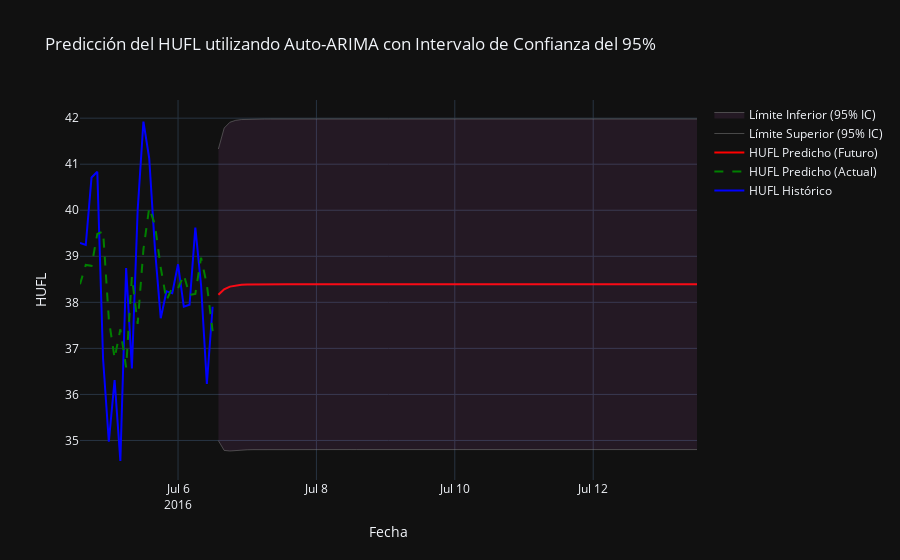

Notebook code cell kept with this figure:
### Code cell
import numpy as np
import pandas as pd
import plotly.graph_objects as go
from pmdarima import auto_arima  # Importamos auto_arima
from statsmodels.tsa.stattools import adfuller
from sklearn.metrics import mean_squared_error
from math import sqrt
import warnings
warnings.filterwarnings("ignore")
from datetime import datetime, timedelta

# Cargar datos
data = pd.read_csv("https://huggingface.co/datasets/pkr7098/time-series-forecasting-datasets/resolve/main/ETTh2.csv")
data['date'] = pd.to_datetime(data['date'])
data = data.head(168)
data.set_index('date', inplace=True)
data_2h = data.resample('2H').mean()
hull_data = data_2h[['HUFL']].dropna()  # Usamos HUFL como en el código anterior

# Split the data into training and test sets (80% train, 20% test)
total_rows = len(hull_data)
train_size = int(total_rows * 0.8)
test_size = total_rows - train_size
train = hull_data['HUFL'][:train_size]
test = hull_data['HUFL'][train_size:]

# Stationarity Testing (Dickey-Fuller)
def dickey_fuller_test(series, column_name):
    print(f'Resultados de la prueba de Dickey-Fuller para columna: {column_name}')
    dftest = adfuller(series, autolag='AIC')
    dfoutput = pd.Series(dftest[0:4], index=['Test Statistic', 'p-value', 'No Lags Used', 'Número de observaciones utilizadas'])
    for key, value in dftest[4].items():
        dfoutput[f'Critical Value ({key})'] = value
    print(dfoutput)
    if dftest[1] <= 0.05:
        print("Conclusión: Los datos son estacionarios")
    else:
        print("Conclusión: Los datos no son estacionarios")
    return dftest[1]

# Get p-value from test
p_value = dickey_fuller_test(train, "HUFL")

# Use the last two days (24 points at 2-hour intervals) for modeling
last_two_days = train[-24:]

# Fit auto_arima model - Optimiza automáticamente p, d, q
model = auto_arima(last_two_days, 
                   seasonal=False,  # No asumimos estacionalidad
                   start_p=0, start_q=0, max_p=5, max_q=5,  # Límites para p y q
                   d=None,  # Deja que auto_arima determine d, pero sabemos que es estacionaria
                   trace=True,  # Muestra el proceso de selección
                   error_action='ignore', 
                   suppress_warnings=True)
model_fit = model.fit(last_two_days)

# Forecast for one week (7 days = 7 * 12 = 84 data points at 2-hour intervals)
forecast_steps = 84
forecast = model.predict(n_periods=forecast_steps)

# Confidence intervals from the fitted model
forecast_obj = model_fit.predict(n_periods=forecast_steps, return_conf_int=True)
forecast, conf_int = forecast_obj[0], forecast_obj[1]
ci_lower = conf_int[:, 0]  # Límite inferior
ci_upper = conf_int[:, 1]  # Límite superior

# Create a date range for the forecast
last_date = last_two_days.index[-1]
forecast_dates = pd.date_range(start=last_date + timedelta(hours=2), periods=forecast_steps, freq='2H')

# Create a DataFrame for the forecast with confidence intervals
forecast_ci_df = pd.DataFrame({
    'HUFL_Predicho': forecast,
    'CI_Lower': ci_lower,
    'CI_Upper': ci_upper
}, index=forecast_dates)

# Combine historical and forecast data
historical_pred_df = pd.DataFrame({
    'HUFL_Historico': last_two_days,
    'HUFL_Predicho': model.predict_in_sample()  # Predicciones en la muestra
})

combined_df = pd.concat([historical_pred_df, forecast_ci_df], axis=0)

# Visualize the results
fig = go.Figure()

# Add historical values
fig.add_trace(go.Scatter(
    x=combined_df.index,
    y=combined_df['HUFL_Historico'],
    mode='lines',
    name='HUFL Histórico',
    line=dict(color='blue')
))

# Add predicted values for historical data
fig.add_trace(go.Scatter(
    x=combined_df.index[:len(last_two_days)],
    y=combined_df['HUFL_Predicho'][:len(last_two_days)],
    mode='lines',
    name='HUFL Predicho (Actual)',
    line=dict(color='green', dash='dash')
))

# Add future forecast
fig.add_trace(go.Scatter(
    x=forecast_ci_df.index,
    y=forecast_ci_df['HUFL_Predicho'],
    mode='lines',
    name='HUFL Predicho (Futuro)',
    line=dict(color='red')
))

# Add 95% confidence interval
fig.add_trace(go.Scatter(
    x=forecast_ci_df.index,
    y=forecast_ci_df['CI_Upper'],
    mode='lines',
    name='Límite Superior (95% IC)',
    line=dict(color='gray', width=0.5)
))

fig.add_trace(go.Scatter(
    x=forecast_ci_df.index,
    y=forecast_ci_df['CI_Lower'],
    mode='lines',
    name='Límite Inferior (95% IC)',
    line=dict(color='gray', width=0.5),
    fill='tonexty',
    fillcolor='rgba(200, 100, 200, 0.1)'
))

# Customize the plot
fig.update_layout(
    title='Predicción del HUFL utilizando Auto-ARIMA con Intervalo de Confianza del 95%',
    xaxis_title='Fecha',
    yaxis_title='HUFL',
    hovermode='x unified',
    template="plotly_dark",
    showlegend=True
)

# Show the plot
fig.show()

# Calculate error metrics on the test set
pred_test = model.predict(n_periods=len(test))
rmse = sqrt(mean_squared_error(test, pred_test))
mae = np.mean(np.abs(test - pred_test))
print(f"RMSE on test set: {rmse}")
print(f"MAE on test set: {mae}")

# Naive forecast: Use the last value of the training set for all test predictions
naive_forecast = np.full_like(test, test.iloc[0])

# Calculate error metrics for the naive forecast
rmse_naive = sqrt(mean_squared_error(test, naive_forecast))
mae_naive = np.mean(np.abs(test - naive_forecast))

print(f"Naive Forecast RMSE: {rmse_naive}")
print(f"Naive Forecast MAE: {mae_naive}")

# Print maximum and minimum of the series
print(f"Máximo: {hull_data['HUFL'].max()}")
print(f"Mínimo: {hull_data['HUFL'].min()}")

# Mostrar el orden seleccionado por auto_arima
print(f"Orden ARIMA seleccionado: {model.order}")

### Figure 1 — Plotly figure (JSON) as saved in the notebook; plotly's stock layout.template omitted (floating-point values rounded to 4 significant figures)
{"data": [{"line": {"color": "blue"}, "mode": "lines", "name": "HUFL Histórico", "type": "scatter", "x": ["2016-07-04T14:00:00", "2016-07-04T16:00:00", "2016-07-04T18:00:00", "2016-07-04T20:00:00", "2016-07-04T22:00:00", "2016-07-05T00:00:00", "2016-07-05T02:00:00", "2016-07-05T04:00:00", "2016-07-05T06:00:00", "2016-07-05T08:00:00", "2016-07-05T10:00:00", "2016-07-05T12:00:00", "2016-07-05T14:00:00", "2016-07-05T16:00:00", "2016-07-05T18:00:00", "2016-07-05T20:00:00", "2016-07-05T22:00:00", "2016-07-06T00:00:00", "2016-07-06T02:00:00", "2016-07-06T04:00:00", "2016-07-06T06:00:00", "2016-07-06T08:00:00", "2016-07-06T10:00:00", "2016-07-06T12:00:00", "2016-07-06T14:00:00", "2016-07-06T16:00:00", "2016-07-06T18:00:00", "2016-07-06T20:00:00", "2016-07-06T22:00:00", "2016-07-07T00:00:00", "2016-07-07T02:00:00", "2016-07-07T04:00:00", "2016-07-07T06:00:00", "2016-07-07T08:00:00", "2016-07-07T10:00:00", "2016-07-07T12:00:00", "2016-07-07T14:00:00", "2016-07-07T16:00:00", "2016-07-07T18:00:00", "2016-07-07T20:00:00", "2016-07-07T22:00:00", "2016-07-08T00:00:00", "2016-07-08T02:00:00", "2016-07-08T04:00:00", "2016-07-08T06:00:00", "2016-07-08T08:00:00", "2016-07-08T10:00:00", "2016-07-08T12:00:00", "2016-07-08T14:00:00", "2016-07-08T16:00:00", "2016-07-08T18:00:00", "2016-07-08T20:00:00", "2016-07-08T22:00:00", "2016-07-09T00:00:00", "2016-07-09T02:00:00", "2016-07-09T04:00:00", "2016-07-09T06:00:00", "2016-07-09T08:00:00", "2016-07-09T10:00:00", "2016-07-09T12:00:00", "2016-07-09T14:00:00", "2016-07-09T16:00:00", "2016-07-09T18:00:00", "2016-07-09T20:00:00", "2016-07-09T22:00:00", "2016-07-10T00:00:00", "2016-07-10T02:00:00", "2016-07-10T04:00:00", "2016-07-10T06:00:00", "2016-07-10T08:00:00", "2016-07-10T10:00:00", "2016-07-10T12:00:00", "2016-07-10T14:00:00", "2016-07-10T16:00:00", "2016-07-10T18:00:00", "2016-07-10T20:00:00", "2016-07-10T22:00:00", "2016-07-11T00:00:00", "2016-07-11T02:00:00", "2016-07-11T04:00:00", "2016-07-11T06:00:00", "2016-07-11T08:00:00", "2016-07-11T10:00:00", "2016-07-11T12:00:00", "2016-07-11T14:00:00", "2016-07-11T16:00:00", "2016-07-11T18:00:00", "2016-07-11T20:00:00", "2016-07-11T22:00:00", "2016-07-12T00:00:00", "2016-07-12T02:00:00", "2016-07-12T04:00:00", "2016-07-12T06:00:00", "2016-07-12T08:00:00", "2016-07-12T10:00:00", "2016-07-12T12:00:00", "2016-07-12T14:00:00", "2016-07-12T16:00:00", "2016-07-12T18:00:00", "2016-07-12T20:00:00", "2016-07-12T22:00:00", "2016-07-13T00:00:00", "2016-07-13T02:00:00", "2016-07-13T04:00:00", "2016-07-13T06:00:00", "2016-07-13T08:00:00", "2016-07-13T10:00:00", "2016-07-13T12:00:00"], "y": [39.29, 39.25, 40.71, 40.84, 36.77, 34.97, 36.31, 34.55, 38.74, 36.56, 40.0, 41.93, 41.13, 39.16, 37.65, 38.24, 38.2, 38.83, 37.91, 37.95, 39.62, 38.37, 36.23, 37.9, NaN, NaN, NaN, NaN, NaN, NaN, NaN, NaN, NaN, NaN, NaN, NaN, NaN, NaN, NaN, NaN, NaN, NaN, NaN, NaN, NaN, NaN, NaN, NaN, NaN, NaN, NaN, NaN, NaN, NaN, NaN, NaN, NaN, NaN, NaN, NaN, NaN, NaN, NaN, NaN, NaN, NaN, NaN, NaN, NaN, NaN, NaN, NaN, NaN, NaN, NaN, NaN, NaN, NaN, NaN, NaN, NaN, NaN, NaN, NaN, NaN, NaN, NaN, NaN, NaN, NaN, NaN, NaN, NaN, NaN, NaN, NaN, NaN, NaN, NaN, NaN, NaN, NaN, NaN, NaN, NaN, NaN, NaN, NaN]}, {"line": {"color": "green", "dash": "dash"}, "mode": "lines", "name": "HUFL Predicho (Actual)", "type": "scatter", "x": ["2016-07-04T14:00:00", "2016-07-04T16:00:00", "2016-07-04T18:00:00", "2016-07-04T20:00:00", "2016-07-04T22:00:00", "2016-07-05T00:00:00", "2016-07-05T02:00:00", "2016-07-05T04:00:00", "2016-07-05T06:00:00", "2016-07-05T08:00:00", "2016-07-05T10:00:00", "2016-07-05T12:00:00", "2016-07-05T14:00:00", "2016-07-05T16:00:00", "2016-07-05T18:00:00", "2016-07-05T20:00:00", "2016-07-05T22:00:00", "2016-07-06T00:00:00", "2016-07-06T02:00:00", "2016-07-06T04:00:00", "2016-07-06T06:00:00", "2016-07-06T08:00:00", "2016-07-06T10:00:00", "2016-07-06T12:00:00"], "y": [38.39, 38.81, 38.79, 39.48, 39.54, 37.63, 36.78, 37.41, 36.59, 38.56, 37.53, 39.15, 40.05, 39.68, 38.75, 38.05, 38.32, 38.3, 38.6, 38.16, 38.18, 38.97, 38.38, 37.37]}, {"line": {"color": "red"}, "mode": "lines", "name": "HUFL Predicho (Futuro)", "type": "scatter", "x": ["2016-07-06T14:00:00", "2016-07-06T16:00:00", "2016-07-06T18:00:00", "2016-07-06T20:00:00", "2016-07-06T22:00:00", "2016-07-07T00:00:00", "2016-07-07T02:00:00", "2016-07-07T04:00:00", "2016-07-07T06:00:00", "2016-07-07T08:00:00", "2016-07-07T10:00:00", "2016-07-07T12:00:00", "2016-07-07T14:00:00", "2016-07-07T16:00:00", "2016-07-07T18:00:00", "2016-07-07T20:00:00", "2016-07-07T22:00:00", "2016-07-08T00:00:00", "2016-07-08T02:00:00", "2016-07-08T04:00:00", "2016-07-08T06:00:00", "2016-07-08T08:00:00", "2016-07-08T10:00:00", "2016-07-08T12:00:00", "2016-07-08T14:00:00", "2016-07-08T16:00:00", "2016-07-08T18:00:00", "2016-07-08T20:00:00", "2016-07-08T22:00:00", "2016-07-09T00:00:00", "2016-07-09T02:00:00", "2016-07-09T04:00:00", "2016-07-09T06:00:00", "2016-07-09T08:00:00", "2016-07-09T10:00:00", "2016-07-09T12:00:00", "2016-07-09T14:00:00", "2016-07-09T16:00:00", "2016-07-09T18:00:00", "2016-07-09T20:00:00", "2016-07-09T22:00:00", "2016-07-10T00:00:00", "2016-07-10T02:00:00", "2016-07-10T04:00:00", "2016-07-10T06:00:00", "2016-07-10T08:00:00", "2016-07-10T10:00:00", "2016-07-10T12:00:00", "2016-07-10T14:00:00", "2016-07-10T16:00:00", "2016-07-10T18:00:00", "2016-07-10T20:00:00", "2016-07-10T22:00:00", "2016-07-11T00:00:00", "2016-07-11T02:00:00", "2016-07-11T04:00:00", "2016-07-11T06:00:00", "2016-07-11T08:00:00", "2016-07-11T10:00:00", "2016-07-11T12:00:00", "2016-07-11T14:00:00", "2016-07-11T16:00:00", "2016-07-11T18:00:00", "2016-07-11T20:00:00", "2016-07-11T22:00:00", "2016-07-12T00:00:00", "2016-07-12T02:00:00", "2016-07-12T04:00:00", "2016-07-12T06:00:00", "2016-07-12T08:00:00", "2016-07-12T10:00:00", "2016-07-12T12:00:00", "2016-07-12T14:00:00", "2016-07-12T16:00:00", "2016-07-12T18:00:00", "2016-07-12T20:00:00", "2016-07-12T22:00:00", "2016-07-13T00:00:00", "2016-07-13T02:00:00", "2016-07-13T04:00:00", "2016-07-13T06:00:00", "2016-07-13T08:00:00", "2016-07-13T10:00:00", "2016-07-13T12:00:00"], "y": [38.16, 38.28, 38.34, 38.37, 38.38, 38.39, 38.39, 38.39, 38.39, 38.39, 38.39, 38.39, 38.39, 38.39, 38.39, 38.39, 38.39, 38.39, 38.39, 38.39, 38.39, 38.39, 38.39, 38.39, 38.39, 38.39, 38.39, 38.39, 38.39, 38.39, 38.39, 38.39, 38.39, 38.39, 38.39, 38.39, 38.39, 38.39, 38.39, 38.39, 38.39, 38.39, 38.39, 38.39, 38.39, 38.39, 38.39, 38.39, 38.39, 38.39, 38.39, 38.39, 38.39, 38.39, 38.39, 38.39, 38.39, 38.39, 38.39, 38.39, 38.39, 38.39, 38.39, 38.39, 38.39, 38.39, 38.39, 38.39, 38.39, 38.39, 38.39, 38.39, 38.39, 38.39, 38.39, 38.39, 38.39, 38.39, 38.39, 38.39, 38.39, 38.39, 38.39, 38.39]}, {"line": {"color": "gray", "width": 0.5}, "mode": "lines", "name": "Límite Superior (95% IC)", "type": "scatter", "x": ["2016-07-06T14:00:00", "2016-07-06T16:00:00", "2016-07-06T18:00:00", "2016-07-06T20:00:00", "2016-07-06T22:00:00", "2016-07-07T00:00:00", "2016-07-07T02:00:00", "2016-07-07T04:00:00", "2016-07-07T06:00:00", "2016-07-07T08:00:00", "2016-07-07T10:00:00", "2016-07-07T12:00:00", "2016-07-07T14:00:00", "2016-07-07T16:00:00", "2016-07-07T18:00:00", "2016-07-07T20:00:00", "2016-07-07T22:00:00", "2016-07-08T00:00:00", "2016-07-08T02:00:00", "2016-07-08T04:00:00", "2016-07-08T06:00:00", "2016-07-08T08:00:00", "2016-07-08T10:00:00", "2016-07-08T12:00:00", "2016-07-08T14:00:00", "2016-07-08T16:00:00", "2016-07-08T18:00:00", "2016-07-08T20:00:00", "2016-07-08T22:00:00", "2016-07-09T00:00:00", "2016-07-09T02:00:00", "2016-07-09T04:00:00", "2016-07-09T06:00:00", "2016-07-09T08:00:00", "2016-07-09T10:00:00", "2016-07-09T12:00:00", "2016-07-09T14:00:00", "2016-07-09T16:00:00", "2016-07-09T18:00:00", "2016-07-09T20:00:00", "2016-07-09T22:00:00", "2016-07-10T00:00:00", "2016-07-10T02:00:00", "2016-07-10T04:00:00", "2016-07-10T06:00:00", "2016-07-10T08:00:00", "2016-07-10T10:00:00", "2016-07-10T12:00:00", "2016-07-10T14:00:00", "2016-07-10T16:00:00", "2016-07-10T18:00:00", "2016-07-10T20:00:00", "2016-07-10T22:00:00", "2016-07-11T00:00:00", "2016-07-11T02:00:00", "2016-07-11T04:00:00", "2016-07-11T06:00:00", "2016-07-11T08:00:00", "2016-07-11T10:00:00", "2016-07-11T12:00:00", "2016-07-11T14:00:00", "2016-07-11T16:00:00", "2016-07-11T18:00:00", "2016-07-11T20:00:00", "2016-07-11T22:00:00", "2016-07-12T00:00:00", "2016-07-12T02:00:00", "2016-07-12T04:00:00", "2016-07-12T06:00:00", "2016-07-12T08:00:00", "2016-07-12T10:00:00", "2016-07-12T12:00:00", "2016-07-12T14:00:00", "2016-07-12T16:00:00", "2016-07-12T18:00:00", "2016-07-12T20:00:00", "2016-07-12T22:00:00", "2016-07-13T00:00:00", "2016-07-13T02:00:00", "2016-07-13T04:00:00", "2016-07-13T06:00:00", "2016-07-13T08:00:00", "2016-07-13T10:00:00", "2016-07-13T12:00:00"], "y": [41.33, 41.79, 41.91, 41.95, 41.97, 41.98, 41.98, 41.98, 41.98, 41.98, 41.98, 41.98, 41.98, 41.98, 41.98, 41.98, 41.98, 41.98, 41.98, 41.98, 41.98, 41.98, 41.98, 41.98, 41.98, 41.98, 41.98, 41.98, 41.98, 41.98, 41.98, 41.98, 41.98, 41.98, 41.98, 41.98, 41.98, 41.98, 41.98, 41.98, 41.98, 41.98, 41.98, 41.98, 41.98, 41.98, 41.98, 41.98, 41.98, 41.98, 41.98, 41.98, 41.98, 41.98, 41.98, 41.98, 41.98, 41.98, 41.98, 41.98, 41.98, 41.98, 41.98, 41.98, 41.98, 41.98, 41.98, 41.98, 41.98, 41.98, 41.98, 41.98, 41.98, 41.98, 41.98, 41.98, 41.98, 41.98, 41.98, 41.98, 41.98, 41.98, 41.98, 41.98]}, {"fill": "tonexty", "fillcolor": "rgba(200, 100, 200, 0.1)", "line": {"color": "gray", "width": 0.5}, "mode": "lines", "name": "Límite Inferior (95% IC)", "type": "scatter", "x": ["2016-07-06T14:00:00", "2016-07-06T16:00:00", "2016-07-06T18:00:00", "2016-07-06T20:00:00", "2016-07-06T22:00:00", "2016-07-07T00:00:00", "2016-07-07T02:00:00", "2016-07-07T04:00:00", "2016-07-07T06:00:00", "2016-07-07T08:00:00", "2016-07-07T10:00:00", "2016-07-07T12:00:00", "2016-07-07T14:00:00", "2016-07-07T16:00:00", "2016-07-07T18:00:00", "2016-07-07T20:00:00", "2016-07-07T22:00:00", "2016-07-08T00:00:00", "2016-07-08T02:00:00", "2016-07-08T04:00:00", "2016-07-08T06:00:00", "2016-07-08T08:00:00", "2016-07-08T10:00:00", "2016-07-08T12:00:00", "2016-07-08T14:00:00", "2016-07-08T16:00:00", "2016-07-08T18:00:00", "2016-07-08T20:00:00", "2016-07-08T22:00:00", "2016-07-09T00:00:00", "2016-07-09T02:00:00", "2016-07-09T04:00:00", "2016-07-09T06:00:00", "2016-07-09T08:00:00", "2016-07-09T10:00:00", "2016-07-09T12:00:00", "2016-07-09T14:00:00", "2016-07-09T16:00:00", "2016-07-09T18:00:00", "2016-07-09T20:00:00", "2016-07-09T22:00:00", "2016-07-10T00:00:00", "2016-07-10T02:00:00", "2016-07-10T04:00:00", "2016-07-10T06:00:00", "2016-07-10T08:00:00", "2016-07-10T10:00:00", "2016-07-10T12:00:00", "2016-07-10T14:00:00", "2016-07-10T16:00:00", "2016-07-10T18:00:00", "2016-07-10T20:00:00", "2016-07-10T22:00:00", "2016-07-11T00:00:00", "2016-07-11T02:00:00", "2016-07-11T04:00:00", "2016-07-11T06:00:00", "2016-07-11T08:00:00", "2016-07-11T10:00:00", "2016-07-11T12:00:00", "2016-07-11T14:00:00", "2016-07-11T16:00:00", "2016-07-11T18:00:00", "2016-07-11T20:00:00", "2016-07-11T22:00:00", "2016-07-12T00:00:00", "2016-07-12T02:00:00", "2016-07-12T04:00:00", "2016-07-12T06:00:00", "2016-07-12T08:00:00", "2016-07-12T10:00:00", "2016-07-12T12:00:00", "2016-07-12T14:00:00", "2016-07-12T16:00:00", "2016-07-12T18:00:00", "2016-07-12T20:00:00", "2016-07-12T22:00:00", "2016-07-13T00:00:00", "2016-07-13T02:00:00", "2016-07-13T04:00:00", "2016-07-13T06:00:00", "2016-07-13T08:00:00", "2016-07-13T10:00:00", "2016-07-13T12:00:00"], "y": [35.0, 34.78, 34.77, 34.78, 34.79, 34.8, 34.8, 34.8, 34.8, 34.8, 34.8, 34.8, 34.8, 34.8, 34.8, 34.8, 34.8, 34.8, 34.8, 34.8, 34.8, 34.8, 34.8, 34.8, 34.8, 34.8, 34.8, 34.8, 34.8, 34.8, 34.8, 34.8, 34.8, 34.8, 34.8, 34.8, 34.8, 34.8, 34.8, 34.8, 34.8, 34.8, 34.8, 34.8, 34.8, 34.8, 34.8, 34.8, 34.8, 34.8, 34.8, 34.8, 34.8, 34.8, 34.8, 34.8, 34.8, 34.8, 34.8, 34.8, 34.8, 34.8, 34.8, 34.8, 34.8, 34.8, 34.8, 34.8, 34.8, 34.8, 34.8, 34.8, 34.8, 34.8, 34.8, 34.8, 34.8, 34.8, 34.8, 34.8, 34.8, 34.8, 34.8, 34.8]}], "layout": {"hovermode": "x unified", "showlegend": true, "title": {"text": "Predicción del HUFL utilizando Auto-ARIMA con Intervalo de Confianza del 95%"}, "xaxis": {"title": {"text": "Fecha"}}, "yaxis": {"title": {"text": "HUFL"}}}}
